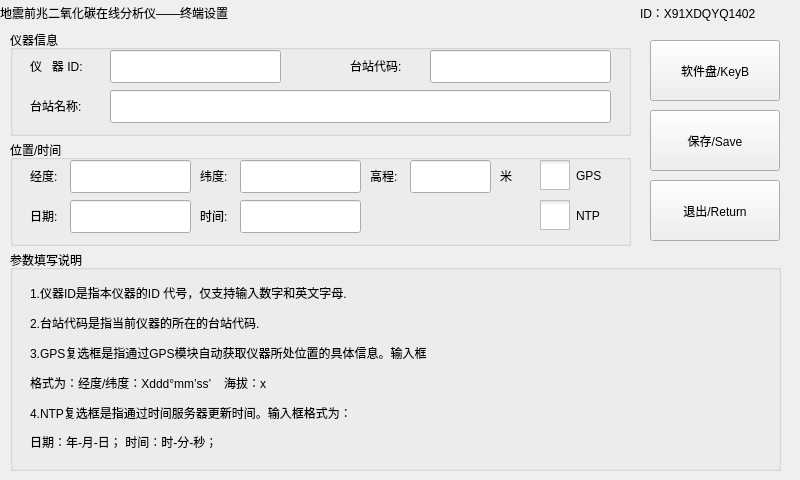
<?xml version="1.0" encoding="UTF-8"?>
<ui version="4.0">
 <class>InstrumentSetting</class>
 <widget class="QWidget" name="InstrumentSetting">
  <property name="geometry">
   <rect>
    <x>0</x>
    <y>0</y>
    <width>800</width>
    <height>480</height>
   </rect>
  </property>
  <property name="windowTitle">
   <string>Form</string>
  </property>
  <widget class="QGroupBox" name="groupBox_instructInfo">
   <property name="geometry">
    <rect>
     <x>10</x>
     <y>30</y>
     <width>621</width>
     <height>106</height>
    </rect>
   </property>
   <property name="title">
    <string>仪器信息</string>
   </property>
   <widget class="QLabel" name="label_instructID">
    <property name="geometry">
     <rect>
      <x>20</x>
      <y>20</y>
      <width>101</width>
      <height>31</height>
     </rect>
    </property>
    <property name="text">
     <string>仪   器 ID:</string>
    </property>
   </widget>
   <widget class="QLabel" name="label_number">
    <property name="geometry">
     <rect>
      <x>340</x>
      <y>20</y>
      <width>98</width>
      <height>31</height>
     </rect>
    </property>
    <property name="text">
     <string>台站代码:</string>
    </property>
   </widget>
   <widget class="QLabel" name="label_name">
    <property name="geometry">
     <rect>
      <x>20</x>
      <y>60</y>
      <width>98</width>
      <height>31</height>
     </rect>
    </property>
    <property name="text">
     <string>台站名称:</string>
    </property>
   </widget>
   <widget class="QLineEdit" name="lineEdit_instructID">
    <property name="geometry">
     <rect>
      <x>100</x>
      <y>20</y>
      <width>171</width>
      <height>33</height>
     </rect>
    </property>
   </widget>
   <widget class="QLineEdit" name="lineEdit_number">
    <property name="geometry">
     <rect>
      <x>420</x>
      <y>20</y>
      <width>181</width>
      <height>33</height>
     </rect>
    </property>
   </widget>
   <widget class="QLineEdit" name="lineEdit_name">
    <property name="geometry">
     <rect>
      <x>100</x>
      <y>60</y>
      <width>501</width>
      <height>33</height>
     </rect>
    </property>
   </widget>
  </widget>
  <widget class="QGroupBox" name="groupBox_location">
   <property name="geometry">
    <rect>
     <x>10</x>
     <y>140</y>
     <width>621</width>
     <height>106</height>
    </rect>
   </property>
   <property name="title">
    <string>位置/时间</string>
   </property>
   <widget class="QLineEdit" name="lineEdit_longitude">
    <property name="geometry">
     <rect>
      <x>60</x>
      <y>20</y>
      <width>121</width>
      <height>33</height>
     </rect>
    </property>
   </widget>
   <widget class="QLabel" name="label_longitude">
    <property name="geometry">
     <rect>
      <x>20</x>
      <y>20</y>
      <width>61</width>
      <height>31</height>
     </rect>
    </property>
    <property name="text">
     <string>经度:</string>
    </property>
   </widget>
   <widget class="QLabel" name="label_c">
    <property name="geometry">
     <rect>
      <x>360</x>
      <y>20</y>
      <width>61</width>
      <height>31</height>
     </rect>
    </property>
    <property name="text">
     <string>高程:</string>
    </property>
   </widget>
   <widget class="QLabel" name="label_dimension">
    <property name="geometry">
     <rect>
      <x>190</x>
      <y>20</y>
      <width>61</width>
      <height>31</height>
     </rect>
    </property>
    <property name="text">
     <string>纬度:</string>
    </property>
   </widget>
   <widget class="QLineEdit" name="lineEdit_dimension">
    <property name="geometry">
     <rect>
      <x>230</x>
      <y>20</y>
      <width>121</width>
      <height>33</height>
     </rect>
    </property>
   </widget>
   <widget class="QLineEdit" name="lineEdit_altitude">
    <property name="geometry">
     <rect>
      <x>400</x>
      <y>20</y>
      <width>81</width>
      <height>33</height>
     </rect>
    </property>
   </widget>
   <widget class="QLabel" name="label">
    <property name="geometry">
     <rect>
      <x>490</x>
      <y>20</y>
      <width>31</width>
      <height>31</height>
     </rect>
    </property>
    <property name="text">
     <string>米</string>
    </property>
   </widget>
   <widget class="QCheckBox" name="checkBox_GPS">
    <property name="geometry">
     <rect>
      <x>530</x>
      <y>20</y>
      <width>81</width>
      <height>31</height>
     </rect>
    </property>
    <property name="styleSheet">
     <string notr="true">QCheckBox::indicator {
width: 30px;
height: 30px;
}</string>
    </property>
    <property name="text">
     <string>GPS</string>
    </property>
    <property name="iconSize">
     <size>
      <width>50</width>
      <height>50</height>
     </size>
    </property>
   </widget>
   <widget class="QCheckBox" name="checkBox_NTP">
    <property name="geometry">
     <rect>
      <x>530</x>
      <y>60</y>
      <width>81</width>
      <height>31</height>
     </rect>
    </property>
    <property name="styleSheet">
     <string notr="true">QCheckBox::indicator {
width: 30px;
height: 30px;
}</string>
    </property>
    <property name="text">
     <string>NTP</string>
    </property>
    <property name="iconSize">
     <size>
      <width>30</width>
      <height>30</height>
     </size>
    </property>
   </widget>
   <widget class="QLabel" name="label_date">
    <property name="geometry">
     <rect>
      <x>20</x>
      <y>60</y>
      <width>51</width>
      <height>31</height>
     </rect>
    </property>
    <property name="text">
     <string>日期:</string>
    </property>
   </widget>
   <widget class="QLineEdit" name="lineEdit_date">
    <property name="geometry">
     <rect>
      <x>60</x>
      <y>60</y>
      <width>121</width>
      <height>33</height>
     </rect>
    </property>
   </widget>
   <widget class="QLabel" name="label_time">
    <property name="geometry">
     <rect>
      <x>190</x>
      <y>60</y>
      <width>51</width>
      <height>31</height>
     </rect>
    </property>
    <property name="text">
     <string>时间:</string>
    </property>
   </widget>
   <widget class="QLineEdit" name="lineEdit_time">
    <property name="geometry">
     <rect>
      <x>230</x>
      <y>60</y>
      <width>121</width>
      <height>33</height>
     </rect>
    </property>
   </widget>
  </widget>
  <widget class="QPushButton" name="pushButton_initialization">
   <property name="geometry">
    <rect>
     <x>650</x>
     <y>40</y>
     <width>130</width>
     <height>61</height>
    </rect>
   </property>
   <property name="text">
    <string>软件盘/KeyB</string>
   </property>
  </widget>
  <widget class="QPushButton" name="pushButton_saveandexit">
   <property name="geometry">
    <rect>
     <x>650</x>
     <y>180</y>
     <width>130</width>
     <height>61</height>
    </rect>
   </property>
   <property name="text">
    <string>退出/Return</string>
   </property>
  </widget>
  <widget class="QPushButton" name="pushButton_instructInfoSet">
   <property name="geometry">
    <rect>
     <x>650</x>
     <y>110</y>
     <width>130</width>
     <height>61</height>
    </rect>
   </property>
   <property name="text">
    <string>保存/Save</string>
   </property>
  </widget>
  <widget class="QWidget" name="widget" native="true">
   <property name="geometry">
    <rect>
     <x>0</x>
     <y>0</y>
     <width>801</width>
     <height>28</height>
    </rect>
   </property>
   <widget class="QLabel" name="label_2">
    <property name="geometry">
     <rect>
      <x>0</x>
      <y>0</y>
      <width>491</width>
      <height>25</height>
     </rect>
    </property>
    <property name="text">
     <string>地震前兆二氧化碳在线分析仪——终端设置</string>
    </property>
   </widget>
   <widget class="QLabel" name="label_3">
    <property name="geometry">
     <rect>
      <x>640</x>
      <y>0</y>
      <width>231</width>
      <height>25</height>
     </rect>
    </property>
    <property name="text">
     <string>ID：X91XDQYQ1402</string>
    </property>
   </widget>
  </widget>
  <widget class="QGroupBox" name="groupBox">
   <property name="geometry">
    <rect>
     <x>10</x>
     <y>250</y>
     <width>771</width>
     <height>221</height>
    </rect>
   </property>
   <property name="title">
    <string>参数填写说明</string>
   </property>
   <property name="checkable">
    <bool>false</bool>
   </property>
   <widget class="QLabel" name="label_4">
    <property name="geometry">
     <rect>
      <x>20</x>
      <y>30</y>
      <width>591</width>
      <height>25</height>
     </rect>
    </property>
    <property name="text">
     <string>1.仪器ID是指本仪器的ID 代号，仅支持输入数字和英文字母.</string>
    </property>
   </widget>
   <widget class="QLabel" name="label_5">
    <property name="geometry">
     <rect>
      <x>20</x>
      <y>60</y>
      <width>591</width>
      <height>25</height>
     </rect>
    </property>
    <property name="text">
     <string>2.台站代码是指当前仪器的所在的台站代码.</string>
    </property>
   </widget>
   <widget class="QLabel" name="label_6">
    <property name="geometry">
     <rect>
      <x>20</x>
      <y>90</y>
      <width>591</width>
      <height>25</height>
     </rect>
    </property>
    <property name="text">
     <string>3.GPS复选框是指通过GPS模块自动获取仪器所处位置的具体信息。输入框</string>
    </property>
   </widget>
   <widget class="QLabel" name="label_7">
    <property name="geometry">
     <rect>
      <x>20</x>
      <y>120</y>
      <width>581</width>
      <height>25</height>
     </rect>
    </property>
    <property name="text">
     <string>格式为：经度/纬度：Xddd°mm’ss’    海拔：x</string>
    </property>
   </widget>
   <widget class="QLabel" name="label_8">
    <property name="geometry">
     <rect>
      <x>20</x>
      <y>150</y>
      <width>581</width>
      <height>25</height>
     </rect>
    </property>
    <property name="text">
     <string>4.NTP复选框是指通过时间服务器更新时间。输入框格式为：</string>
    </property>
   </widget>
   <widget class="QLabel" name="label_9">
    <property name="geometry">
     <rect>
      <x>20</x>
      <y>180</y>
      <width>581</width>
      <height>25</height>
     </rect>
    </property>
    <property name="text">
     <string>&lt;html&gt;&lt;head/&gt;&lt;body&gt;&lt;p&gt;日期：年-月-日；            时间：时-分-秒；&lt;/p&gt;&lt;/body&gt;&lt;/html&gt;</string>
    </property>
   </widget>
   <widget class="QLabel" name="label_10">
    <property name="geometry">
     <rect>
      <x>576</x>
      <y>26</y>
      <width>191</width>
      <height>191</height>
     </rect>
    </property>
    <property name="text">
     <string/>
    </property>
   </widget>
  </widget>
 </widget>
 <resources/>
 <connections/>
</ui>
